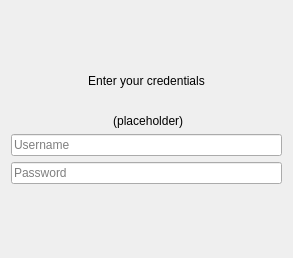
<?xml version="1.0" encoding="UTF-8"?>
<ui version="4.0">
 <class>Form</class>
 <widget class="QWidget" name="Form">
  <property name="geometry">
   <rect>
    <x>0</x>
    <y>0</y>
    <width>293</width>
    <height>258</height>
   </rect>
  </property>
  <property name="windowTitle">
   <string>Form</string>
  </property>
  <layout class="QVBoxLayout" name="verticalLayout">
   <item>
    <spacer name="verticalSpacer">
     <property name="orientation">
      <enum>Qt::Vertical</enum>
     </property>
     <property name="sizeHint" stdset="0">
      <size>
       <width>20</width>
       <height>40</height>
      </size>
     </property>
    </spacer>
   </item>
   <item>
    <widget class="QLabel" name="label">
     <property name="text">
      <string>Enter your credentials</string>
     </property>
     <property name="alignment">
      <set>Qt::AlignCenter</set>
     </property>
    </widget>
   </item>
   <item>
    <spacer name="verticalSpacer_3">
     <property name="orientation">
      <enum>Qt::Vertical</enum>
     </property>
     <property name="sizeType">
      <enum>QSizePolicy::Maximum</enum>
     </property>
     <property name="sizeHint" stdset="0">
      <size>
       <width>20</width>
       <height>20</height>
      </size>
     </property>
    </spacer>
   </item>
   <item>
    <widget class="QLabel" name="urlLabel">
     <property name="text">
      <string notr="true">&lt;server URL&gt; (placeholder)</string>
     </property>
     <property name="alignment">
      <set>Qt::AlignCenter</set>
     </property>
    </widget>
   </item>
   <item>
    <layout class="QVBoxLayout" name="verticalLayout_2">
     <item>
      <widget class="QLineEdit" name="usernameLabel">
       <property name="placeholderText">
        <string>Username</string>
       </property>
      </widget>
     </item>
     <item>
      <widget class="QLineEdit" name="passwordLabel">
       <property name="placeholderText">
        <string>Password</string>
       </property>
      </widget>
     </item>
    </layout>
   </item>
   <item>
    <spacer name="verticalSpacer_2">
     <property name="orientation">
      <enum>Qt::Vertical</enum>
     </property>
     <property name="sizeHint" stdset="0">
      <size>
       <width>20</width>
       <height>40</height>
      </size>
     </property>
    </spacer>
   </item>
  </layout>
 </widget>
 <resources/>
 <connections/>
</ui>
